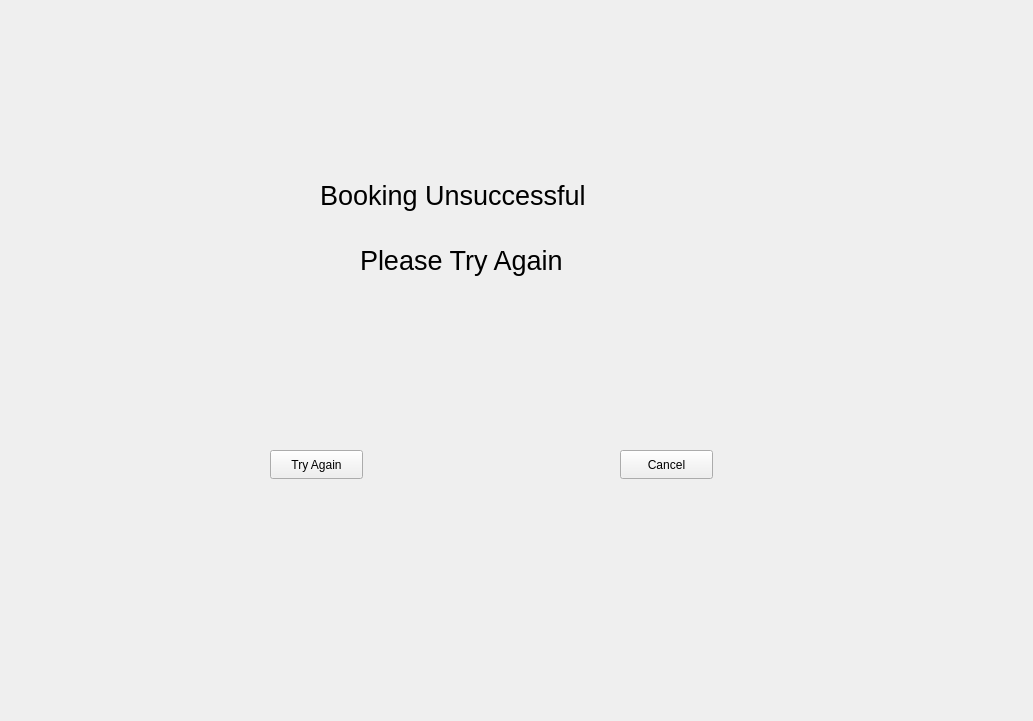
<?xml version="1.0" encoding="UTF-8"?>
<ui version="4.0">
 <class>Form</class>
 <widget class="QWidget" name="Form">
  <property name="geometry">
   <rect>
    <x>0</x>
    <y>0</y>
    <width>1033</width>
    <height>721</height>
   </rect>
  </property>
  <property name="windowTitle">
   <string>Form</string>
  </property>
  <widget class="QLabel" name="label">
   <property name="geometry">
    <rect>
     <x>320</x>
     <y>130</y>
     <width>341</width>
     <height>131</height>
    </rect>
   </property>
   <property name="font">
    <font>
     <pointsize>20</pointsize>
    </font>
   </property>
   <property name="text">
    <string>Booking Unsuccessful </string>
   </property>
  </widget>
  <widget class="QLabel" name="label_2">
   <property name="geometry">
    <rect>
     <x>360</x>
     <y>230</y>
     <width>281</width>
     <height>61</height>
    </rect>
   </property>
   <property name="font">
    <font>
     <pointsize>20</pointsize>
    </font>
   </property>
   <property name="text">
    <string>Please Try Again</string>
   </property>
  </widget>
  <widget class="QPushButton" name="pushButton">
   <property name="geometry">
    <rect>
     <x>270</x>
     <y>450</y>
     <width>93</width>
     <height>29</height>
    </rect>
   </property>
   <property name="text">
    <string>Try Again</string>
   </property>
  </widget>
  <widget class="QPushButton" name="pushButton_2">
   <property name="geometry">
    <rect>
     <x>620</x>
     <y>450</y>
     <width>93</width>
     <height>29</height>
    </rect>
   </property>
   <property name="text">
    <string>Cancel</string>
   </property>
  </widget>
 </widget>
 <resources/>
 <connections/>
</ui>
